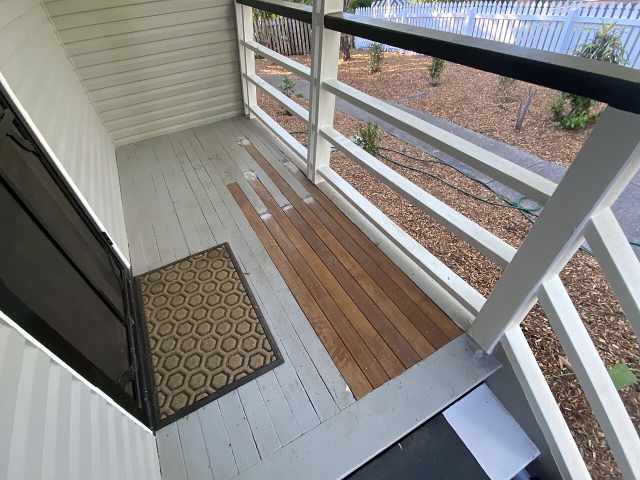
#> input picture samples/deck_board.jpg, 1280 x 960 px (shown at 1/2 size)
$ python -i make_test_photos.py   (imports and definitions only)
#> lines starting #> are read from the running program, lines starting #| are printed output that depends on the picture
#> further down, picture is the input picture: PIL image 1280x960 RGB; mean R, G, B 133.7, 130.8, 127.5
#!/usr/bin/env python3
"""Draws the test photos for the photo-first demo path (tools/photo_test.py sends them to the AI).

Nothing is downloaded: each picture is painted here with Pillow (textures from noise, soft shadows, a blur
like a phone camera), as close to a real photo as drawing allows:

    deck_board_cracked.jpg   weathered pressure-treated deck boards, one split along its length, rusty nails
    pipe_joint_leak.jpg      a copper pipe joint under a sink, green corrosion, drops falling, a wet patch
    drywall_hole.jpg         a fist-size hole in a painted drywall wall, torn paper edge, outlet for scale
    toilet_flapper.jpg       inside a toilet tank: a warped red flapper that does not seal, the fill valve, chain
    chipped_paint.jpg        a painted wall with chipped and flaking paint, old coat and plaster showing

    python3 tools/make_test_photos.py [output folder]      (default: tools/photos; needs Pillow)
"""
import math
import os
import random
import sys

from PIL import Image, ImageChops, ImageDraw, ImageFilter

W, H = 1280, 960
# [1 line not run here, left out]


def noise(size, sigma, blur=0, stretch=None):
    """Grey noise (0-255 around 128); stretch=(sx, sy) makes grain (wood) by scaling a small noise image."""
#> called with size = (1280, 960), sigma = 18, blur = 0
    if stretch:
        small = Image.effect_noise((max(2, size[0] // stretch[0]), max(2, size[1] // stretch[1])), sigma)
        img = small.resize(size, Image.BICUBIC)
    else:
        img = Image.effect_noise(size, sigma)
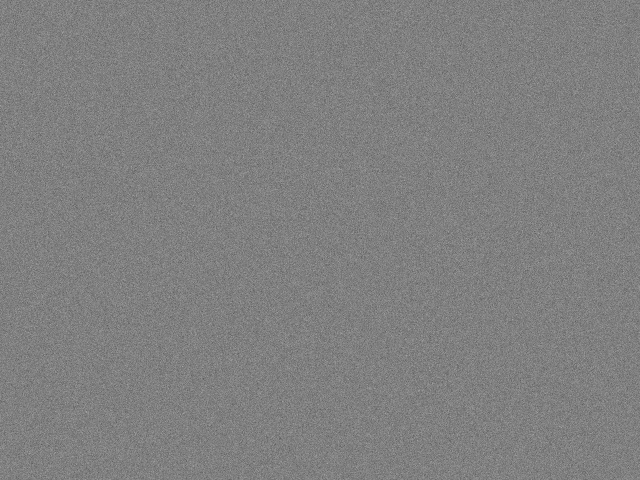
#> img: PIL image 1280x960 L (shown at 1/2 size); min 32, max 212, mean 127.5
    return img.filter(ImageFilter.GaussianBlur(blur)) if blur else img


# [6 lines left out: function tint, not called in this run]


def vignette(img, strength=0.45):
#> called with strength = 0.45
    mask = Image.new('L', img.size, 0)
#> mask: PIL image 1280x960 L; every value is 0
    d = ImageDraw.Draw(mask)
    for i in range(40):
        a = int(255 * (1 - i / 40))
        d.ellipse([-img.width * 0.25 + i * img.width / 80, -img.height * 0.25 + i * img.height / 80,
                   img.width * 1.25 - i * img.width / 80, img.height * 1.25 - i * img.height / 80], fill=255 - a)
    mask = mask.filter(ImageFilter.GaussianBlur(60))
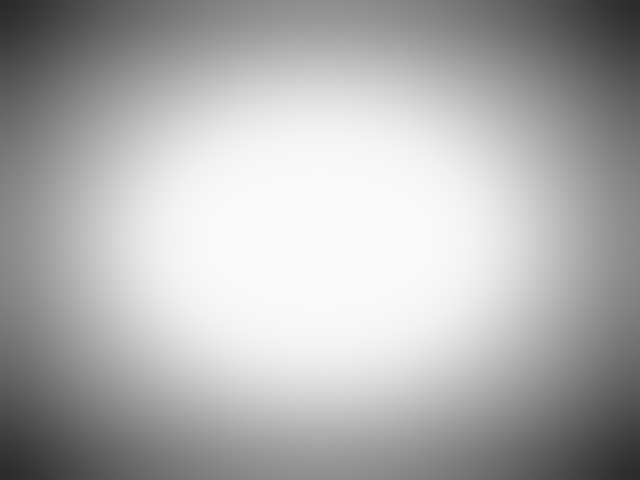
#> mask: PIL image 1280x960 L (shown at 1/2 size); min 41, max 249, mean 174.9
    dark = Image.new('RGB', img.size, (0, 0, 0))
#> dark: PIL image 1280x960 RGB; every value is 0
    return Image.composite(img, Image.blend(img, dark, strength), mask)
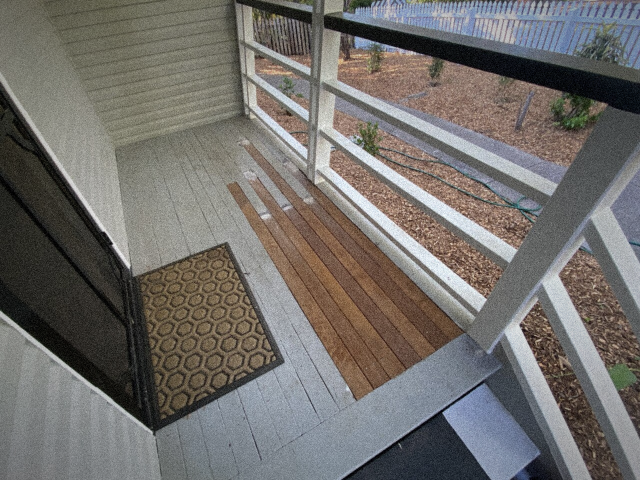
#> returned value: PIL image 1280x960 RGB (shown at 1/2 size); mean R, G, B 114.3, 111.1, 107.9


def camera(img):
    """A phone camera's look: slight blur, sensor noise, vignette, a little warm light."""
    img = img.filter(ImageFilter.GaussianBlur(0.8))
    grain = noise(img.size, 18).convert('RGB')
    img = ImageChops.add(img, grain, scale=1.0, offset=-128)
    img = vignette(img)
    r, g, b = img.split()
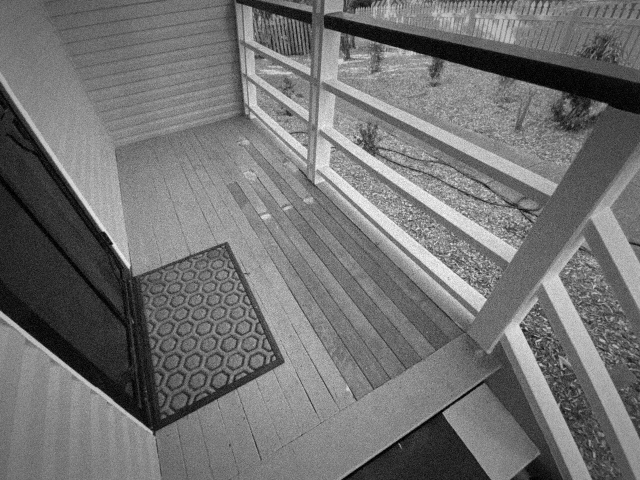
#> r: PIL image 1280x960 L (shown at 1/2 size); min 0, max 252, mean 114.3
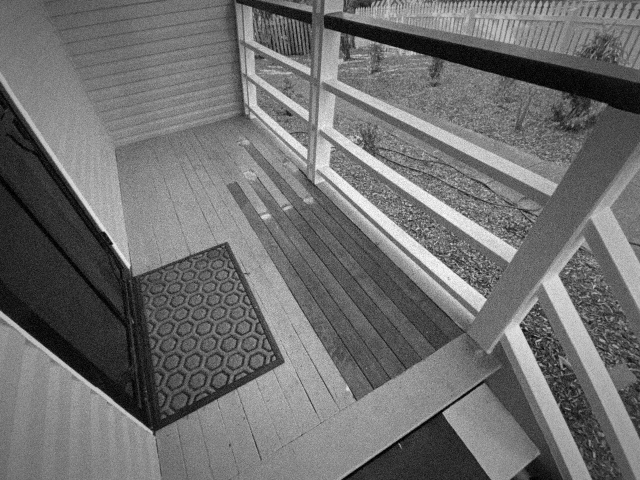
#> g: PIL image 1280x960 L (shown at 1/2 size); min 0, max 252, mean 111.1
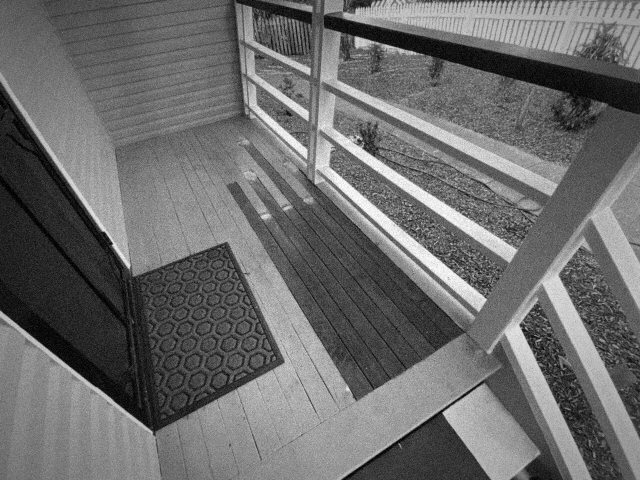
#> b: PIL image 1280x960 L (shown at 1/2 size); min 0, max 252, mean 107.9
    return Image.merge('RGB', (r.point(lambda v: min(255, int(v * 1.04))), g, b.point(lambda v: int(v * 0.95))))


def shadow_line(d, xy, width, alpha_img):
    ImageDraw.Draw(alpha_img).line(xy, fill=255, width=width)


# [232 lines left out: functions deck_board, pipe_leak, drywall_hole, toilet_flapper, chipped_paint, not called in this run]


PHOTOS = {
    'deck_board_cracked.jpg': deck_board,
    'pipe_joint_leak.jpg': pipe_leak,
    'drywall_hole.jpg': drywall_hole,
    'toilet_flapper.jpg': toilet_flapper,
    'chipped_paint.jpg': chipped_paint,
}

# [6 lines not run here, left out]

>>> from PIL import Image
>>> picture = Image.open('../samples/deck_board.jpg')
>>> result = camera(picture)
